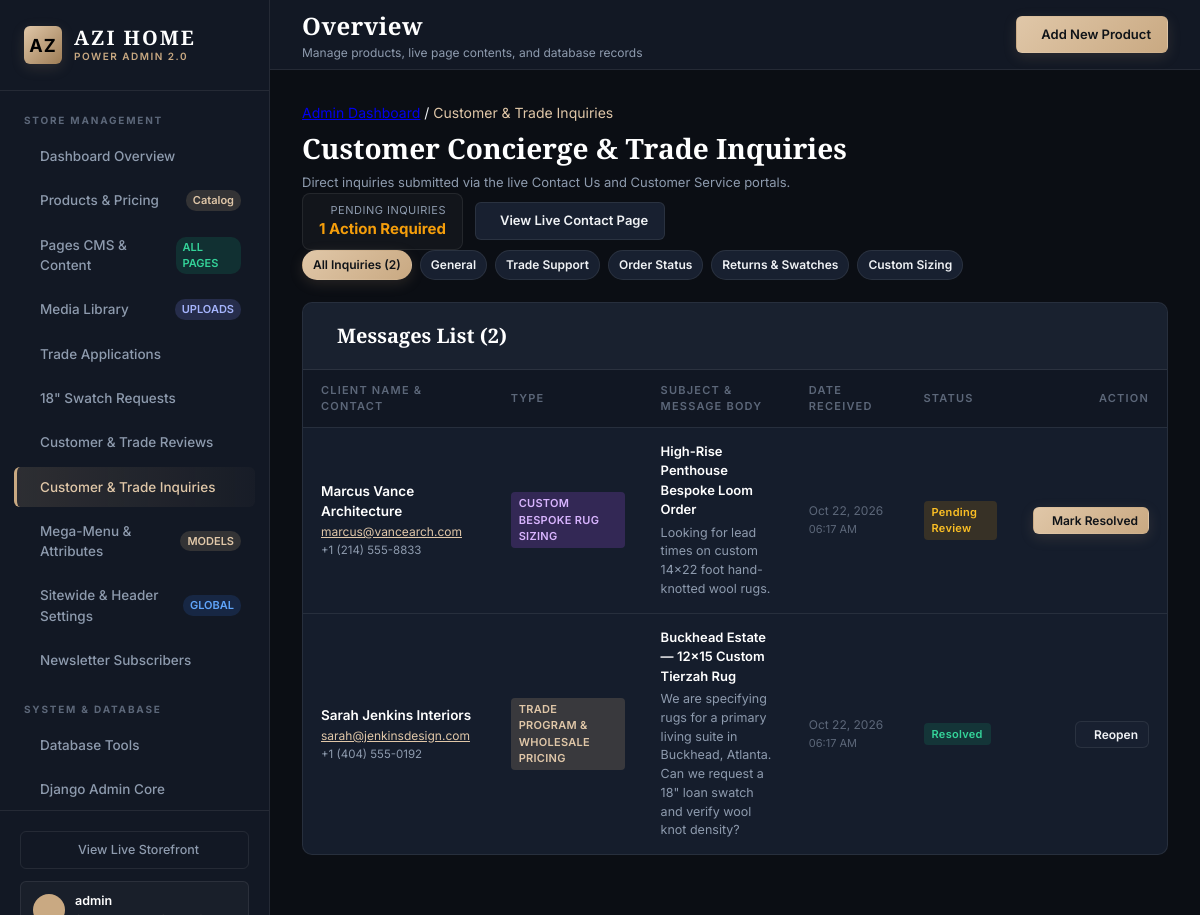
Page /dashboard/inquiries/ (signed in) on the committed database.
### storefront/models.py (models this page shows, shortened)
class ContactInquiry(models.Model):
    INQUIRY_TYPES = [
        ('general', 'General Customer Inquiries'),
        ('trade', 'Trade Program & Wholesale Pricing'),
        ('order', 'Order Status & Tracking'),
        ('return', 'Returns, Swatch Exchange & RMA'),
        ('custom', 'Custom Bespoke Rug Sizing'),
    ]
    full_name = models.CharField(max_length=150)
    email = models.EmailField()
    phone = models.CharField(max_length=50, blank=True)
    inquiry_type = models.CharField(max_length=40, choices=INQUIRY_TYPES, default='general')
    subject = models.CharField(max_length=200)
    message = models.TextField()
    is_resolved = models.BooleanField(default=False)
    created_at = models.DateTimeField(auto_now_add=True)
    class Meta:
        ordering = ['-created_at']
        verbose_name = "Contact Inquiry"
        verbose_name_plural = "Contact Inquiries"

### storefront/dashboard_views.py (the view)
# urls.py: path('dashboard/inquiries/', dashboard_views.dashboard_inquiries, name='dashboard_inquiries'),
def dashboard_inquiries(request):
    if not check_admin_auth(request):
        return redirect('storefront:dashboard_login')
    filter_type = request.GET.get('type', 'all')
    inquiries = ContactInquiry.objects.all().order_by('-created_at')
    if filter_type and filter_type != 'all':
        inquiries = inquiries.filter(inquiry_type=filter_type)
    total_count = ContactInquiry.objects.count()
    pending_count = ContactInquiry.objects.filter(is_resolved=False).count()
    return render(request, 'storefront/dashboard/inquiries.html', {
        'active_tab': 'inquiries',
        'inquiries': inquiries,
        'current_type': filter_type,
        'total_count': total_count,
        'pending_count': pending_count,
    })

### storefront/dashboard_views.py (called while the page is built)
def check_admin_auth(request):
    return request.user.is_authenticated and request.user.is_staff or request.session.get('demo_admin_logged_in', False)

### storefront/models.py (called while the page is built)
    @classmethod
    def get_settings(cls):
        obj, _ = cls.objects.get_or_create(id=1)
        return obj

### storefront/templates/storefront/dashboard/inquiries.html (shortened to what this page needs)
{% extends "storefront/dashboard/layout.html" %}
{% block content %}
<div class="dashboard-header">
  <div>
    <div class="breadcrumbs">
      <a href="{% url 'storefront:dashboard_home' %}">Admin Dashboard</a>
      <span>/</span>
      <span style="color: var(--gold-light);">Customer & Trade Inquiries</span>
    </div>
    <h1 style="font-family: var(--font-heading); font-size: 28px; margin: 4px 0 0 0; color: #FFF; font-weight: 600;">
      Customer Concierge & Trade Inquiries
    </h1>
    <div style="font-size: 13px; color: var(--text-muted); margin-top: 4px;">
      Direct inquiries submitted via the live Contact Us and Customer Service portals.
    </div>
  </div>
  <div style="display: flex; gap: 12px; align-items: center;">
    <div style="background: rgba(255,255,255,0.03); border: 1px solid var(--border-color); padding: 8px 16px; border-radius: 8px; text-align: right;">
      <div style="font-size: 11px; text-transform: uppercase; color: var(--text-muted); letter-spacing: 0.5px;">Pending Inquiries</div>
      <div style="font-size: 15px; font-weight: 700; color: #F59E0B;">{{ pending_count }} Action Required</div>
    </div>
    <a href="{% url 'storefront:contact' %}" target="_blank" class="btn btn-secondary">
       View Live Contact Page
    </a>
  </div>
</div>
<div style="display: flex; gap: 8px; flex-wrap: wrap; margin-bottom: 22px;">
  <a href="{% url 'storefront:dashboard_inquiries' %}"
     class="btn btn-sm {% if current_type == 'all' or not current_type %}btn-gold{% else %}btn-secondary{% endif %}" style="border-radius: 20px;">
    All Inquiries ({{ total_count }})
  </a>
  <a href="{% url 'storefront:dashboard_inquiries' %}?type=general"
     class="btn btn-sm {% if current_type == 'general' %}btn-gold{% else %}btn-secondary{% endif %}" style="border-radius: 20px;">
    General
  </a>
  <a href="{% url 'storefront:dashboard_inquiries' %}?type=trade"
     class="btn btn-sm {% if current_type == 'trade' %}btn-gold{% else %}btn-secondary{% endif %}" style="border-radius: 20px;">
    Trade Support
  </a>
  <a href="{% url 'storefront:dashboard_inquiries' %}?type=order"
     class="btn btn-sm {% if current_type == 'order' %}btn-gold{% else %}btn-secondary{% endif %}" style="border-radius: 20px;">
    Order Status
  </a>
  <a href="{% url 'storefront:dashboard_inquiries' %}?type=return"
     class="btn btn-sm {% if current_type == 'return' %}btn-gold{% else %}btn-secondary{% endif %}" style="border-radius: 20px;">
    Returns & Swatches
  </a>
  <a href="{% url 'storefront:dashboard_inquiries' %}?type=custom"
     class="btn btn-sm {% if current_type == 'custom' %}btn-gold{% else %}btn-secondary{% endif %}" style="border-radius: 20px;">
    Custom Sizing
  </a>
</div>
<div class="panel">
  <div class="panel-header">
    <div class="panel-title">
      <span>Messages List ({{ inquiries.count }})</span>
    </div>
  </div>
  <div class="panel-body" style="padding: 0;">
    <div class="data-table-wrapper">
      <table class="data-table">
        <thead>
          <tr>
            <th>Client Name & Contact</th>
            <th>Type</th>
            <th>Subject & Message Body</th>
            <th>Date Received</th>
            <th>Status</th>
            <th style="text-align: right;">Action</th>
          </tr>
        </thead>
        <tbody>
          {% for inq in inquiries %}
            <tr>
              <td>
                <div style="font-weight: 600; color: #FFF; font-size: 13.5px;">{{ inq.full_name }}</div>
                <div style="font-size: 12px; color: var(--gold-light); margin-top: 2px;">
                  <a href="mailto:{{ inq.email }}" style="color: inherit; text-decoration: underline;">{{ inq.email }}</a>
                </div>
                {% if inq.phone %}
                  <div style="font-size: 11.5px; color: var(--text-muted); margin-top: 1px;">
                     {{ inq.phone }}
                  </div>
                {% endif %}
              </td>
              <td>
                <span class="badge" style="font-size: 11px; text-transform: uppercase;
                  {% if inq.inquiry_type == 'trade' %}background: rgba(201, 169, 130, 0.2); color: var(--gold-light);
                  {% elif inq.inquiry_type == 'order' %}background: rgba(59, 130, 246, 0.2); color: #93C5FD;
                  {% elif inq.inquiry_type == 'return' %}background: rgba(239, 68, 68, 0.2); color: #FCA5A5;
                  {% elif inq.inquiry_type == 'custom' %}background: rgba(168, 85, 247, 0.2); color: #D8B4FE;
                  {% else %}background: rgba(255, 255, 255, 0.1); color: #FFF;{% endif %}">
                  {{ inq.get_inquiry_type_display }}
                </span>
              </td>
              <td style="max-width: 380px;">
                <div style="font-weight: 600; color: #FFF; font-size: 13px; margin-bottom: 4px;">{{ inq.subject }}</div>
                <div style="font-size: 12.5px; color: var(--text-muted); line-height: 1.5; white-space: pre-line;">{{ inq.message }}</div>
              </td>
              <td style="font-size: 12px; color: var(--text-dim); white-space: nowrap;">
                {{ inq.created_at|date:"M d, Y" }}<br>
                <span style="font-size: 11px;">{{ inq.created_at|time:"h:i A" }}</span>
              </td>
              <td>
                {% if inq.is_resolved %}
                  <span class="badge badge-success">Resolved</span>
                {% else %}
                  <span class="badge badge-warning">Pending Review</span>
                {% endif %}
              </td>
              <td style="text-align: right; white-space: nowrap;">
                <form method="POST" action="{% url 'storefront:dashboard_inquiry_toggle' inq.id %}" style="display: inline;">
                  <button type="submit" class="btn btn-sm {% if inq.is_resolved %}btn-secondary{% else %}btn-gold{% endif %}" title="Toggle Resolved Status">
                    {% if inq.is_resolved %}
                       Reopen
                    {% else %}
                       Mark Resolved
                    {% endif %}
                  </button>
                </form>
              </td>
            </tr>
          {% endfor %}
        </tbody>
      </table>
    </div>
  </div>
</div>
{% endblock %}

### storefront/templates/storefront/dashboard/layout.html (shortened to what this page needs)
<!DOCTYPE html>
<html lang="en">
<head>
  <link href="https://cdn.jsdelivr.net/npm/remixicon@3.5.0/fonts/remixicon.css" rel="stylesheet">
</head>
<body>
  <aside class="dashboard-sidebar">
    <a href="{% url 'storefront:dashboard_home' %}" class="sidebar-brand">
      <div class="brand-mark">AZ</div>
      <div class="brand-text">
        <h1>AZI HOME</h1>
        <span>Power Admin 2.0</span>
      </div>
    </a>
    <div class="sidebar-section-title">Store Management</div>
    <ul class="nav-list">
      <li class="nav-item {% if active_tab == 'overview' %}active{% endif %}">
        <a href="{% url 'storefront:dashboard_home' %}">
          <span>Dashboard Overview</span>
        </a>
      </li>
      <li class="nav-item {% if active_tab == 'products' %}active{% endif %}">
        <a href="{% url 'storefront:dashboard_products' %}">
          <span>Products & Pricing</span>
          <span class="nav-badge">{{ total_products|default:"Catalog" }}</span>
        </a>
      </li>
      <li class="nav-item {% if active_tab == 'cms' %}active{% endif %}">
        <a href="{% url 'storefront:dashboard_cms' %}">
          <span>Pages CMS & Content</span>
          <span class="nav-badge" style="background: rgba(16, 185, 129, 0.15); color: #34D399;">ALL PAGES</span>
        </a>
      </li>
      <li class="nav-item {% if active_tab == 'media' %}active{% endif %}">
        <a href="{% url 'storefront:dashboard_media_library' %}">
          <span>Media Library</span>
          <span class="nav-badge" style="background: rgba(129, 140, 248, 0.18); color: #A5B4FC;">UPLOADS</span>
        </a>
      </li>
      <li class="nav-item {% if active_tab == 'trade_apps' %}active{% endif %}">
        <a href="{% url 'storefront:dashboard_trade_apps' %}">
          <span>Trade Applications</span>
        </a>
      </li>
      <li class="nav-item {% if active_tab == 'swatches' %}active{% endif %}">
        <a href="{% url 'storefront:dashboard_swatches' %}">
          <span>18" Swatch Requests</span>
        </a>
      </li>
      <li class="nav-item {% if active_tab == 'reviews' %}active{% endif %}">
        <a href="{% url 'storefront:dashboard_reviews' %}">
          <span>Customer & Trade Reviews</span>
        </a>
      </li>
      <li class="nav-item {% if active_tab == 'inquiries' %}active{% endif %}">
        <a href="{% url 'storefront:dashboard_inquiries' %}">
          <span>Customer & Trade Inquiries</span>
        </a>
      </li>
      <li class="nav-item {% if active_tab == 'taxonomy' %}active{% endif %}">
        <a href="{% url 'storefront:dashboard_taxonomy' %}">
          <span>Mega-Menu & Attributes</span>
          <span class="nav-badge" style="background: rgba(201, 169, 130, 0.18); color: var(--gold-light);">MODELS</span>
        </a>
      </li>
      <li class="nav-item {% if active_tab == 'settings' %}active{% endif %}">
        <a href="{% url 'storefront:dashboard_settings' %}">
          <span>Sitewide & Header Settings</span>
          <span class="nav-badge" style="background: rgba(59, 130, 246, 0.15); color: #60A5FA;">GLOBAL</span>
        </a>
      </li>
      <li class="nav-item {% if active_tab == 'subscribers' %}active{% endif %}">
        <a href="{% url 'storefront:dashboard_subscribers' %}">
          <span>Newsletter Subscribers</span>
        </a>
      </li>
    </ul>
    <div class="sidebar-section-title">System & Database</div>
    <ul class="nav-list">
      <li class="nav-item {% if active_tab == 'db_tools' %}active{% endif %}">
        <a href="{% url 'storefront:dashboard_db_tools' %}">
          <span>Database Tools</span>
        </a>
      </li>
      <li class="nav-item">
        <a href="/admin/" target="_blank">
          <span>Django Admin Core</span>
        </a>
      </li>
    </ul>
    <div class="sidebar-footer">
      <a href="{% url 'storefront:index' %}" target="_blank" class="storefront-link-btn">
        <span>View Live Storefront</span>
      </a>
      <div class="admin-profile-pill">
        <div class="admin-avatar">
        </div>
        <div class="admin-info">
          <div class="admin-name">{{ request.user.username|default:"Admin Master" }}</div>
        </div>
      </div>
    </div>
  </aside>
  <main class="dashboard-main">
    <header class="dashboard-topbar">
      <div class="topbar-title-block">
        <h2>{% block page_title %}Overview{% endblock %}</h2>
        <p>{% block page_subtitle %}Manage products, live page contents, and database records{% endblock %}</p>
      </div>
      <div class="topbar-actions">
        {% block topbar_actions %}
          <a href="{% url 'storefront:dashboard_product_create' %}" class="btn btn-gold">
            <span>Add New Product</span>
          </a>
        {% endblock %}
      </div>
    </header>
    <div class="dashboard-content">
      {% block content %}{% endblock %}
    </div>
  </main>
</body>
</html>

### rows in the picture
ContactInquiry: full_name "Marcus Vance Architecture", email "marcus@vancearch.com", phone "+1 (214) 555-8833", inquiry_type "CUSTOM BESPOKE RUG SIZING", subject "High-Rise Penthouse Bespoke Loom Order", message "Looking for lead times on custom 14x22 foot hand-knotted wool rugs.", created_at "Oct 22, 2026", created_at "06:17 AM", is_resolved "Pending Review"
ContactInquiry: full_name "Sarah Jenkins Interiors", email "sarah@jenkinsdesign.com", phone "+1 (404) 555-0192", inquiry_type "TRADE PROGRAM & WHOLESALE PRICING", subject "Buckhead Estate — 12x15 Custom Tierzah Rug", message "We are specifying rugs for a primary living suite in Buckhead, Atlanta. Can we request a 18\" loan swatch and verify wool knot density?", created_at "Oct 22, 2026", created_at "06:17 AM", is_resolved "Resolved"

### other values in the picture
{{ total_products|default:"Catalog" }} "Catalog"
{{ request.user.username|default:"Admin Master" }} "admin"
{{ pending_count }} "1"
{{ total_count }} "2"
{{ inquiries.count }} "2"
